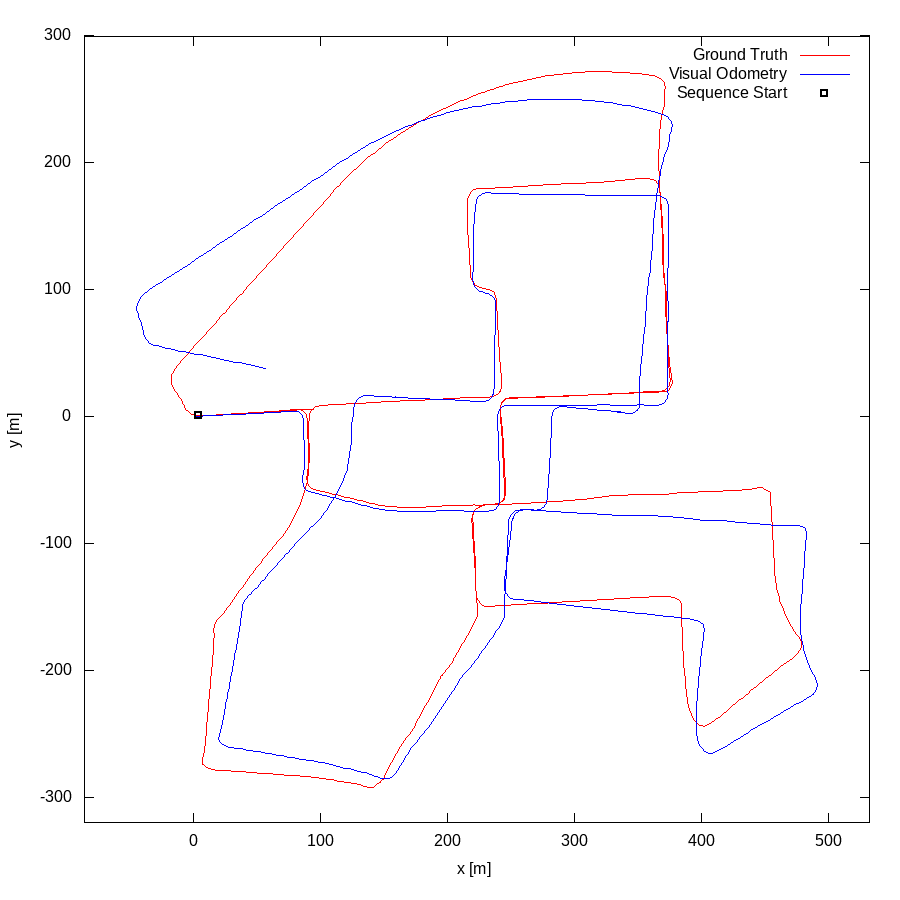

Generate this figure with gnuplot:
set term postscript eps enhanced color
set output "00.eps"
set size ratio -1
set xrange [-86:532]
set yrange [-320:299]
set xlabel "x [m]"
set ylabel "y [m]"
plot "00.txt" using 1:2 lc rgb "#FF0000" title 'Ground Truth' w lines,"00.txt" using 3:4 lc rgb "#0000FF" title 'Visual Odometry' w lines,"< head -1 00.txt" using 1:2 lc rgb "#000000" pt 4 ps 1 lw 2 title 'Sequence Start' w points
